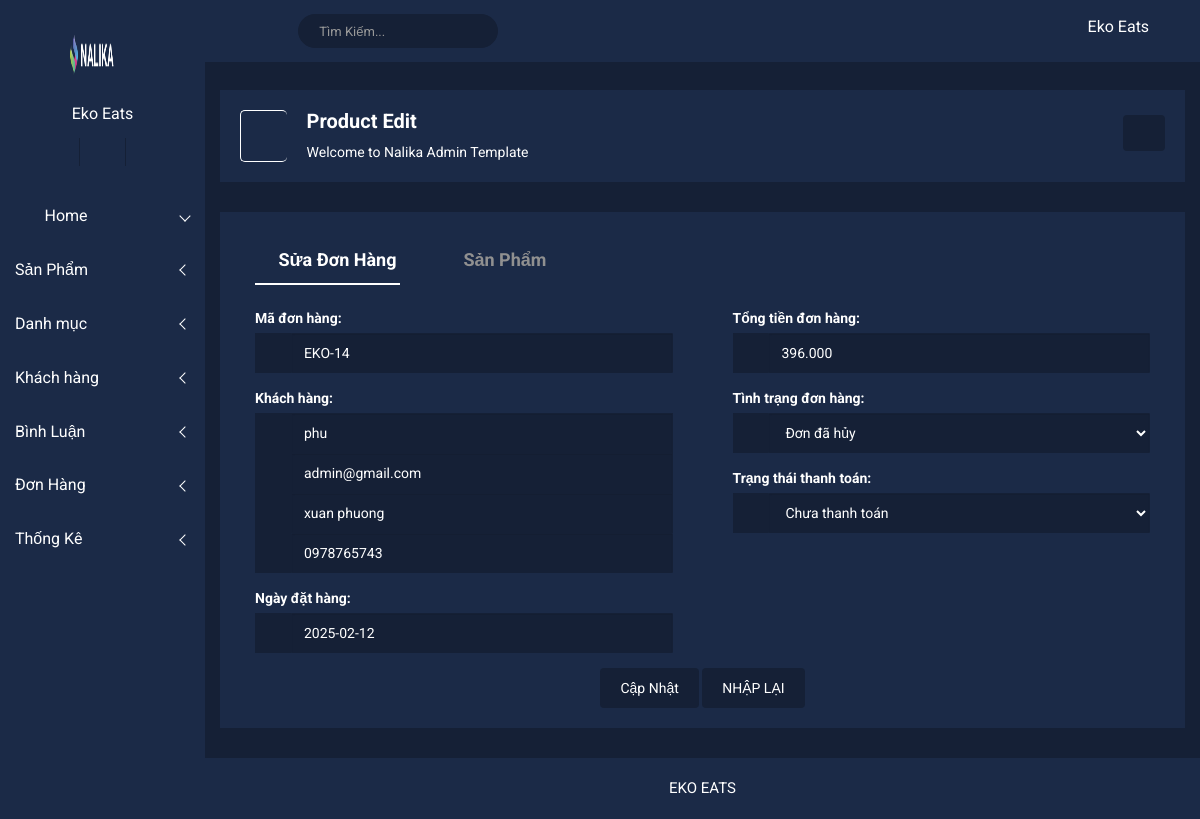
Screenshot of /admin/index.php?act=suadh&id=14 with the database file from the repository.
### tables this page shows
CREATE TABLE `bill` (
  `id` int NOT NULL,
  `madh` int DEFAULT NULL,
  `iduser` int NOT NULL,
  `user` varchar(50) NOT NULL,
  `email` varchar(50) NOT NULL,
  `tel` varchar(20) NOT NULL,
  `diachi` varchar(100) NOT NULL,
  `vocher` int DEFAULT NULL,
  `tongthanhtoan` int NOT NULL,
  `idpro` int DEFAULT NULL,
  `ngaydathang` date NOT NULL,
  `pttt` enum('0-cod','1-Ck','2-vidientu') NOT NULL,
  `tinhtrangtt` enum('0','1') NOT NULL,
  `bill_status` int NOT NULL DEFAULT '0'
);

### model/pdo.php (called while the page is built, shortened)
<?php
function pdo_get_connection(){
    $dburl = "mysql:host=localhost;dbname=duanmau25;charset=utf8";
    $username = 'root';
    $password = '';
    $conn = new PDO($dburl, $username, $password);
    $conn->setAttribute(PDO::ATTR_ERRMODE, PDO::ERRMODE_EXCEPTION);
    return $conn;
}
function pdo_query_one($sql){
    $sql_args = array_slice(func_get_args(), 1);
    try{
        $conn = pdo_get_connection();
        $stmt = $conn->prepare($sql);
        $stmt->execute($sql_args);
        $row = $stmt->fetch(PDO::FETCH_ASSOC);
        return $row;
    }
    catch(PDOException $e){
        throw $e;
    }
    finally{
        unset($conn);
    }
}

### model/donhang.php (called while the page is built, shortened)
<?php
function loadone_dh($id)
{
    $sql = "SELECT * FROM bill WHERE id=" . $id;
    $bill = pdo_query_one($sql);
    return $bill;
}
?>

### admin/donhang/suadh.php (the view, shortened to what this page needs)
<div class="breadcome-area">
    <div class="container-fluid">
        <div class="row">
            <div class="col-lg-12 col-md-12 col-sm-12 col-xs-12">
                <div class="breadcome-list">
                    <div class="row">
                        <div class="col-lg-6 col-md-6 col-sm-6 col-xs-6">
                            <div class="breadcomb-wp">
                                <div class="breadcomb-icon">
                                    <i class="icon nalika-home"></i>
                                </div>
                                <div class="breadcomb-ctn">
                                    <h2>Product Edit</h2>
                                    <p>Welcome to Nalika <span class="bread-ntd">Admin Template</span></p>
                                </div>
                            </div>
                        </div>
                        <div class="col-lg-6 col-md-6 col-sm-6 col-xs-6">
                            <div class="breadcomb-report">
                                <button data-toggle="tooltip" data-placement="left" title="Download Report"
                                    class="btn"><i class="icon nalika-download"></i></button>
                            </div>
                        </div>
                    </div>
                </div>
            </div>
        </div>
    </div>
</div>
</div>
<div class="single-product-tab-area mg-b-30">
    <div class="single-pro-review-area">
        <div class="container-fluid">
            <div class="row">
                <form action="index.php?act=updatedh" method="POST">
                    <div class="col-lg-12 col-md-12 col-sm-12 col-xs-12">
                        <div class="review-tab-pro-inner">
                            <ul id="myTab3" class="tab-review-design">
                                <li class="active"><a href="#description"><i class="icon nalika-edit"
                                            aria-hidden="true"></i> Sửa đơn hàng</a></li>
                                <li><a href="#reviews"><i class="icon nalika-picture" aria-hidden="true"></i> Sản
                                        phẩm</a></li>
                            </ul>
                            <div id="myTabContent" class="tab-content custom-product-edit">
                                <div class="product-tab-list tab-pane fade active in" id="description">
                                    <div class="row">
                                        <div class="col-lg-6 col-md-6 col-sm-6 col-xs-12">
                                            <div class="review-content-section">
                                                <label class="ten">Mã đơn hàng:</label>
                                                <div class="input-group mg-b-pro-edt">
                                                    <span class="input-group-addon"><i class="icon nalika-edit"
                                                            aria-hidden="true"></i></span>
                                                    <input type="text" class="form-control" name="id"
                                                        value="EKO-<?= $bill['id'] ?>">
                                                </div>
                                                <label class="ten">Khách hàng:</label>
                                                <div class="input-group mg-b-pro-edt">
                                                    <span class="input-group-addon"><i class="fa fa-usd"
                                                            aria-hidden="true"></i></span>
                                                    <input type="text" class="form-control" value="<?= $bill['user'] ?>">
                                                    <input type="text" class="form-control" value="<?= $bill['email'] ?>">
                                                    <input type="text" class="form-control"
                                                        value="<?= $bill['diachi'] ?>">
                                                    <input type="text" class="form-control" value="<?= $bill['tel'] ?>">
                                                </div>
                                                <label class="ten">Ngày đặt hàng:</label>
                                                <div class="input-group mg-b-pro-edt">
                                                    <span class="input-group-addon"><i class="icon nalika-favorites"
                                                            aria-hidden="true"></i></span>
                                                    <input type="text" class="form-control"
                                                        value="<?= $bill['ngaydathang'] ?>">
                                                </div>
                                            </div>
                                        </div>
                                        <div class="col-lg-6 col-md-6 col-sm-6 col-xs-12">
                                            <div class="review-content-section">
                                                <label class="ten">Tổng tiền đơn hàng:</label>
                                                <div class="input-group mg-b-pro-edt">
                                                    <span class="input-group-addon"><i
                                                            class="icon nalika-favorites-button"
                                                            aria-hidden="true"></i></span>
                                                    <input type="text" class="form-control"
                                                        value="<?= $bill['tongthanhtoan'] ?>.000">
                                                </div>
                                                <label class="ten">Tình trạng đơn hàng:</label>
                                                <div class="input-group mg-b-pro-edt">
                                                    <span class="input-group-addon"><i class="icon nalika-like"
                                                            aria-hidden="true"></i></span>
                                                    <select name="bill_status"
                                                        class="form-control pro-edt-select form-control-primary">
                                                        <?php
                                                        if ($bill['bill_status'] != "3" && $bill['bill_status'] != "4") {
                                                            echo '<option value="0" ' . ($bill['bill_status'] == "0" ? "selected" : "") . '>Đơn hàng mới</option>';
                                                            echo '<option value="1" ' . ($bill['bill_status'] == "1" ? "selected" : "") . '>Đang xử lý</option>';
                                                            echo '<option value="2" ' . ($bill['bill_status'] == "2" ? "selected" : "") . '>Đang giao</option>';
                                                            echo '<option value="3" ' . ($bill['bill_status'] == "3" ? "selected" : "") . '>Hoàn tất</option>';
                                                            echo '<option value="4" ' . ($bill['bill_status'] == "4" ? "selected" : "") . '>Đơn đã hủy</option>';
                                                        } else {
                                                            echo '<option value="4" ' . ($bill['bill_status'] == "4" ? "selected" : "") . '>Đơn đã hủy</option>';
                                                        }
                                                        ?>
                                                    </select>
                                                </div>
                                                <label class="ten">Trạng thái thanh toán:</label>
                                                <div class="input-group mg-b-pro-edt">
                                                    <span class="input-group-addon"><i class="icon nalika-like"
                                                            aria-hidden="true"></i></span>
                                                    <select name="tinhtrangtt"
                                                        class="form-control pro-edt-select form-control-primary">
                                                        <?php
                                                        if ($bill['tinhtrangtt'] != "1") {
                                                            echo '<option value="0">Chưa thanh toán</option>
                                                                        <option value="1">Đã thanh toán</option>';
                                                        } else {
                                                            echo '  <option value="0"disabled>Chưa thanh toán</option>
                                                                        <option value="1"selected>Đã thanh toán</option>';
                                                        }
                                                        ?>
                                                    </select>
                                                </div>
                                            </div>
                                        </div>
                                    </div>
                                    <div class="row">
                                        <div class="col-lg-12 col-md-12 col-sm-12 col-xs-12">
                                            <div class="text-center custom-pro-edt-ds">
                                                <div class="text-center custom-pro-edt-ds"><input type="hidden"
                                                    <input type="submit" value="Cập Nhật" name="capnhat"
                                                        class="btn btn-ctl-bt waves-effect waves-light m-r-10">
                                                    <input type="reset" value="NHẬP LẠI"
                                                        class="btn btn-ctl-bt waves-effect waves-light">
                                                </div>
                                            </div>
                                        </div>
                                    </div>
                                </div>
                            </div>
                        </div>
                    </div>
                </form>
            </div>
        </div>
    </div>
</div>

### admin/css/main.css (style rules this page uses)
html { color: #222; font-size: 1em; line-height: 1.4; }

### admin/donhang/suadh.php (style rules this page uses)
.ten { color: #fff; }

### rows the page displays
bill: id "EKO-14", user "phu", email "admin@gmail.com", diachi "xuan phuong", tel "0978765743", ngaydathang "2025-02-12", tongthanhtoan "396.000", bill_status "Đơn đã hủy", tinhtrangtt "Chưa thanh toán"
